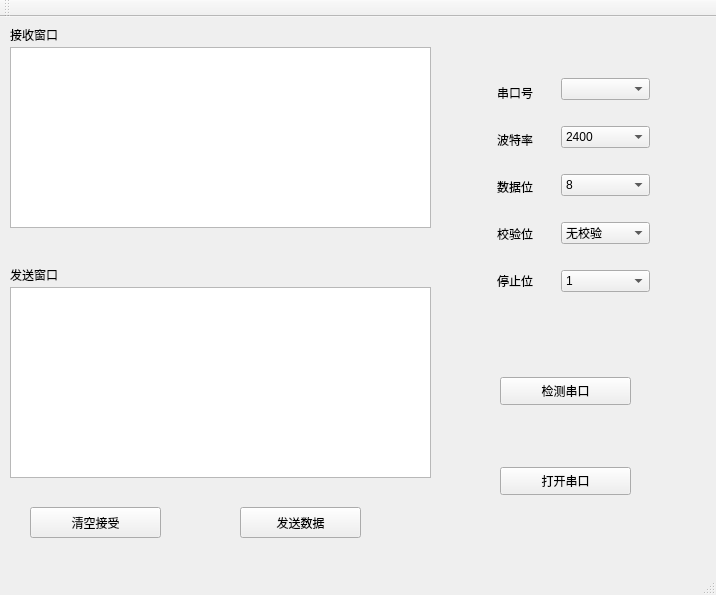
<?xml version="1.0" encoding="UTF-8"?>
<ui version="4.0">
 <class>MainWindow</class>
 <widget class="QMainWindow" name="MainWindow">
  <property name="geometry">
   <rect>
    <x>0</x>
    <y>0</y>
    <width>716</width>
    <height>595</height>
   </rect>
  </property>
  <property name="windowTitle">
   <string>MainWindow</string>
  </property>
  <widget class="QWidget" name="centralWidget">
   <widget class="QLabel" name="label">
    <property name="geometry">
     <rect>
      <x>10</x>
      <y>10</y>
      <width>72</width>
      <height>15</height>
     </rect>
    </property>
    <property name="text">
     <string>接收窗口</string>
    </property>
   </widget>
   <widget class="QLabel" name="label_2">
    <property name="geometry">
     <rect>
      <x>10</x>
      <y>250</y>
      <width>72</width>
      <height>15</height>
     </rect>
    </property>
    <property name="text">
     <string>发送窗口</string>
    </property>
   </widget>
   <widget class="QTextEdit" name="recvTextEdit">
    <property name="geometry">
     <rect>
      <x>10</x>
      <y>30</y>
      <width>421</width>
      <height>181</height>
     </rect>
    </property>
   </widget>
   <widget class="QTextEdit" name="sendTextEdit">
    <property name="geometry">
     <rect>
      <x>10</x>
      <y>270</y>
      <width>421</width>
      <height>191</height>
     </rect>
    </property>
   </widget>
   <widget class="QPushButton" name="clearButton">
    <property name="geometry">
     <rect>
      <x>30</x>
      <y>490</y>
      <width>131</width>
      <height>31</height>
     </rect>
    </property>
    <property name="text">
     <string>清空接受</string>
    </property>
   </widget>
   <widget class="QPushButton" name="sendButton">
    <property name="geometry">
     <rect>
      <x>240</x>
      <y>490</y>
      <width>121</width>
      <height>31</height>
     </rect>
    </property>
    <property name="text">
     <string>发送数据</string>
    </property>
   </widget>
   <widget class="QPushButton" name="searchButton">
    <property name="geometry">
     <rect>
      <x>500</x>
      <y>360</y>
      <width>131</width>
      <height>28</height>
     </rect>
    </property>
    <property name="text">
     <string>检测串口</string>
    </property>
   </widget>
   <widget class="QPushButton" name="openButton">
    <property name="geometry">
     <rect>
      <x>500</x>
      <y>450</y>
      <width>131</width>
      <height>28</height>
     </rect>
    </property>
    <property name="text">
     <string>打开串口</string>
    </property>
   </widget>
   <widget class="QWidget" name="">
    <property name="geometry">
     <rect>
      <x>550</x>
      <y>30</y>
      <width>111</width>
      <height>281</height>
     </rect>
    </property>
    <layout class="QVBoxLayout" name="verticalLayout_2">
     <item>
      <widget class="QComboBox" name="portNameBox">
       <property name="currentText">
        <string/>
       </property>
      </widget>
     </item>
     <item>
      <widget class="QComboBox" name="baudrateBox">
       <item>
        <property name="text">
         <string>2400</string>
        </property>
       </item>
       <item>
        <property name="text">
         <string>4800</string>
        </property>
       </item>
       <item>
        <property name="text">
         <string>9600</string>
        </property>
       </item>
       <item>
        <property name="text">
         <string>115200</string>
        </property>
       </item>
      </widget>
     </item>
     <item>
      <widget class="QComboBox" name="dataBitsBox">
       <item>
        <property name="text">
         <string>8</string>
        </property>
       </item>
      </widget>
     </item>
     <item>
      <widget class="QComboBox" name="ParityBox">
       <item>
        <property name="text">
         <string>无校验</string>
        </property>
       </item>
       <item>
        <property name="text">
         <string>有校验</string>
        </property>
       </item>
      </widget>
     </item>
     <item>
      <widget class="QComboBox" name="stopBitsBox">
       <item>
        <property name="text">
         <string>1</string>
        </property>
       </item>
      </widget>
     </item>
    </layout>
   </widget>
   <widget class="QWidget" name="">
    <property name="geometry">
     <rect>
      <x>486</x>
      <y>44</y>
      <width>62</width>
      <height>251</height>
     </rect>
    </property>
    <layout class="QVBoxLayout" name="verticalLayout">
     <item>
      <widget class="QLabel" name="label_3">
       <property name="text">
        <string>串口号：</string>
       </property>
      </widget>
     </item>
     <item>
      <widget class="QLabel" name="label_4">
       <property name="text">
        <string>波特率：</string>
       </property>
      </widget>
     </item>
     <item>
      <widget class="QLabel" name="label_5">
       <property name="text">
        <string>数据位：</string>
       </property>
      </widget>
     </item>
     <item>
      <widget class="QLabel" name="label_6">
       <property name="text">
        <string>校验位：</string>
       </property>
      </widget>
     </item>
     <item>
      <widget class="QLabel" name="label_7">
       <property name="text">
        <string>停止位：</string>
       </property>
      </widget>
     </item>
    </layout>
   </widget>
  </widget>
  <widget class="QMenuBar" name="menuBar">
   <property name="geometry">
    <rect>
     <x>0</x>
     <y>0</y>
     <width>716</width>
     <height>26</height>
    </rect>
   </property>
  </widget>
  <widget class="QToolBar" name="mainToolBar">
   <attribute name="toolBarArea">
    <enum>TopToolBarArea</enum>
   </attribute>
   <attribute name="toolBarBreak">
    <bool>false</bool>
   </attribute>
  </widget>
  <widget class="QStatusBar" name="statusBar"/>
 </widget>
 <layoutdefault spacing="6" margin="11"/>
 <resources/>
 <connections/>
</ui>
